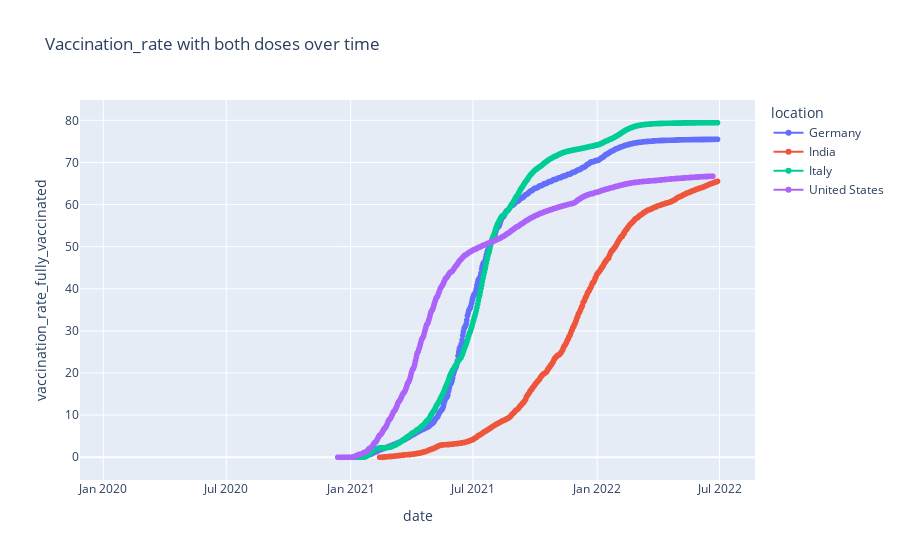

The cell this chart's notebook holds for it:
### Markdown cell above
###  Linear Graphs for the vaccination rate (percentage of the population) over time for four countries

### Code cell
fig = px.line(df_final_dataset, x="date", y="vaccination_rate_fully_vaccinated",color ='location', title= 'Vaccination_rate with both doses over time', markers = True)
fig.show()

### Figure 1 — Plotly figure (JSON) as saved in the notebook; plotly's stock layout.template omitted (floating-point values rounded to 4 significant figures; data arrays with more than 128 entries replaced by an {"elided": "..."} marker saying what was removed)
{"data": [{"hovertemplate": "location=Germany<br>date=%{x}<br>vaccination_rate_fully_vaccinated=%{y}<extra></extra>", "legendgroup": "Germany", "line": {"color": "#636efa", "dash": "solid"}, "marker": {"symbol": "circle"}, "mode": "lines+markers", "name": "Germany", "showlegend": true, "type": "scattergl", "x": {"elided": "884 str values"}, "xaxis": "x", "y": {"elided": "884 float values"}, "yaxis": "y"}, {"hovertemplate": "location=India<br>date=%{x}<br>vaccination_rate_fully_vaccinated=%{y}<extra></extra>", "legendgroup": "India", "line": {"color": "#EF553B", "dash": "solid"}, "marker": {"symbol": "circle"}, "mode": "lines+markers", "name": "India", "showlegend": true, "type": "scattergl", "x": {"elided": "881 str values"}, "xaxis": "x", "y": {"elided": "881 float values"}, "yaxis": "y"}, {"hovertemplate": "location=Italy<br>date=%{x}<br>vaccination_rate_fully_vaccinated=%{y}<extra></extra>", "legendgroup": "Italy", "line": {"color": "#00cc96", "dash": "solid"}, "marker": {"symbol": "circle"}, "mode": "lines+markers", "name": "Italy", "showlegend": true, "type": "scattergl", "x": {"elided": "880 str values"}, "xaxis": "x", "y": {"elided": "880 float values"}, "yaxis": "y"}, {"hovertemplate": "location=United States<br>date=%{x}<br>vaccination_rate_fully_vaccinated=%{y}<extra></extra>", "legendgroup": "United States", "line": {"color": "#ab63fa", "dash": "solid"}, "marker": {"symbol": "circle"}, "mode": "lines+markers", "name": "United States", "showlegend": true, "type": "scattergl", "x": {"elided": "889 str values"}, "xaxis": "x", "y": {"elided": "889 float values"}, "yaxis": "y"}], "layout": {"legend": {"title": {"text": "location"}, "tracegroupgap": 0}, "title": {"text": "Vaccination_rate with both doses over time"}, "xaxis": {"anchor": "y", "domain": [0, 1], "title": {"text": "date"}}, "yaxis": {"anchor": "x", "domain": [0, 1], "title": {"text": "vaccination_rate_fully_vaccinated"}}}}
